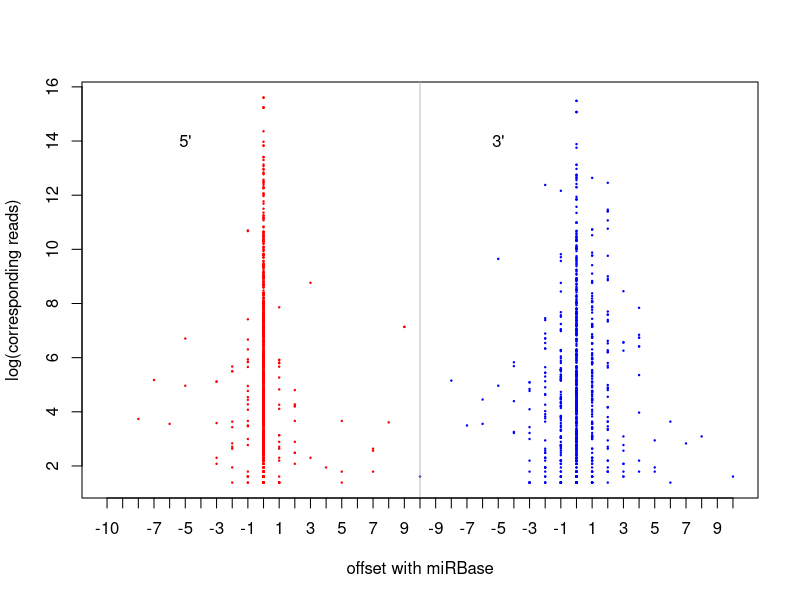

Write the R code that produced this figure.
t = read.table("validation_miRBase_SRP002175__sequencing_depth_vs_offset.txt",stringsAsFactors=F,header=T)

t1 = subset(t,X5p_error <= 10)
t2 = subset(t,X3p_error >= -10)

svg("../../../output/figures/fig_6/validation_miRBase_SRP002175__sequencing_depth_vs_offset.svg",width=7,height=3.5)

plot(t1[,2],log(t1[,1]),col="red",cex=0.2,pch=19,xlim=c(-10,30),xaxt = "n",ylab="log(corresponding reads)",xlab="offset with miRBase")
points(t2[,4]+20,log(t2[,3]),col="blue",cex=0.2,pch=19,xlim=c(-10,10))
abline(v=10,col="gray")
axis(1, at=-10:30, labels=c(-10:9,"(-)10",-9:10))
text(-5,14,"5'")
text(15,14,"3'")

dev.off()
